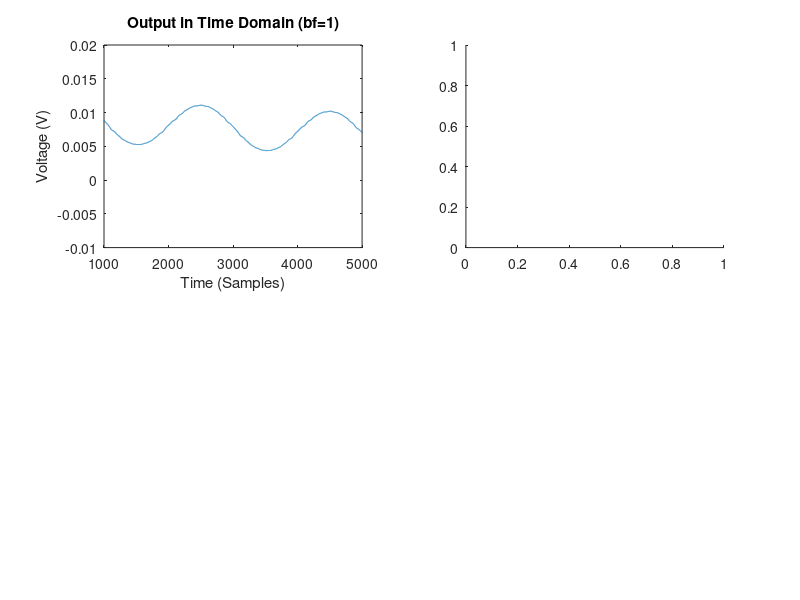

The MATLAB script that drew this image: (Note: this script raises an error after producing the figure.)
%{
~~~~~~~~~~~~~~~~~~~~~~~~~~~~~~~~~~~~~~
FM Transmitter & Receiver Simulation
~~~~~~~~~~~~~~~~~~~~~~~~~~~~~~~~~~~~~~
%}

% Receiver
Fs = 1e6;
fc = 20e3;
T = .03;
Ac = 1;
bf1 = 1;
bf2 = 10;

% Message Signal
a = 1;
fm = 500;
t = 0:(1/Fs):T;
m = a*cos(2*pi*fm*t);
kf1 = (fm.*bf1)/a;
kf2 = (fm.*bf2)/a;

% Modulated Signal Creation
u1 = Ac*cos(2*pi*fc*t + 2*pi*kf1.*(cumtrapz(m)/Fs));
u2 = Ac*cos(2*pi*fc*t + 2*pi*kf2.*(cumtrapz(m)/Fs));

% FM to AM Converter
x1 = diff(u1);
x2 = diff(u2);

% Full-Wave Rectifiers
x1 = abs(x1);
x2 = abs(x2);

% Envelope Detector Simulating Parallel RC
prevUp = true;
val = 0;
x1_out = zeros([1 length(x1)]);
for len = 1:length(x1) - 1
   % Get Direction between current and next sample
   if  x1(len) < x1(len+1)
       up = true;
   else
       up = false;
   end
   
   % Check to see a change in direction from up to down
   if prevUp ~= up && prevUp == true
       % Reset current value
       val = x1(len) + .01;
   end
   prevUp = up;
   
   x1_out(len) = val;
end

% Low Pass Filters
load dsb_sc_lpf

y1 = filter(dsb_sc_lpf,1,x1_out);
y2 = filter(dsb_sc_lpf,1,x2);

% Plot Message Signal at bf1
subplot(2,2,1);
plot(detrend(y1));
axis([1000,5000,-.01,.02]);
title('Output in Time Domain (bf=1)');
xlabel('Time (Samples)');
ylabel('Voltage (V)');

subplot(2,2,2);
fourierTransformMagnitudePlot(detrend(y1),Fs);
axis([-2e4,2e4,0,3.1e-3]);
title('Output in Frequency Domain (bf=1)');
xlabel('Frequency (Hz)');
ylabel('Voltage (V)');

% Plot Message Signal at bf2
subplot(2,2,3);
plot(detrend(y2));
axis([1000,5000,-.05,.05]);
title('Output in Time Domain (bf=10)');
xlabel('Time (Samples)');
ylabel('Voltage (V)');

subplot(2,2,4);
fourierTransformMagnitudePlot(detrend(y2),Fs);
axis([-2e4,2e4,0,8e-3]);
title('Output in Frequency Domain (bf=10)');
xlabel('Frequency (Hz)');
ylabel('Voltage (V)');